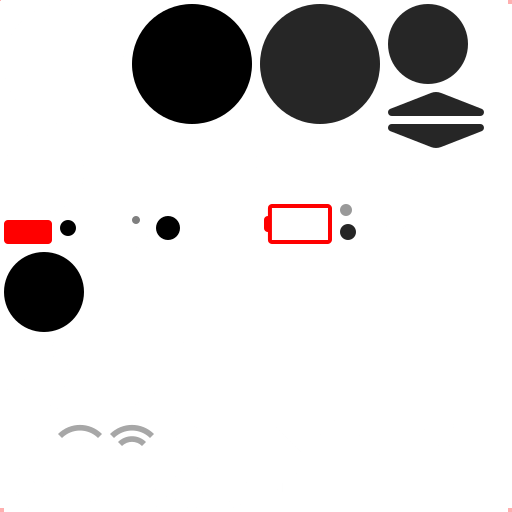
#> input picture scripts/assets/assets@4x.png, 512 x 512 px
$ python gen-chrome-assets.py
#> lines starting #> are read from the running program, lines starting #| are printed output that depends on the picture
#!/usr/bin/env python3
"""Bake the fractional asset sheets (assets@2.25x, @2.5x, @1.5x and @1.6875x.png) from the assets@4x.png master.

The UI draws at each device's UI scale (ui_scale.h): 3x on the Brick, where assets@3x.png serves, 2.5x on the Brick
Pro and 2.25x on the 1280x720 panels, which no hand-made sheet covers. The volume / brightness indicator draws at two
thirds of that (INDICATOR_SCALE, defines.h): 2x on the Brick (assets@2x.png), 1.6875x and 1.5x elsewhere. After tuning a
device's scale, update DEVICE_SCALES here and in gen-nav-icons.py and re-run both. This area-scales the 512 px @4x sheet to each size (premultiplied, so transparent edges don't darken);
GFX_initAssetRectsInto rounds the same unit rects at that scale to find each sprite in it.

Idempotent: safe to re-run. Usage:  python3 scripts/gen-chrome-assets.py
"""
import os
import sys

try:
    from PIL import Image
except ImportError:
    sys.exit("Pillow is required: pip install Pillow")

REPO = os.path.dirname(os.path.dirname(os.path.abspath(__file__)))
RES_DIR = os.path.join(REPO, "skeleton", "SYSTEM", "res")
SRC = os.path.join(REPO, "scripts", "assets", "assets@4x.png")  # the master; never loaded on a device, so not shipped
# Each device's UI scale (ui_scale.h UIScale_forDevice) and its volume indicator's two thirds (INDICATOR_SCALE,
# defines.h), on 1/16; 2x and 3x are hand-made sheets.
DEVICE_SCALES = (3.0, 2.5, 2.25)
SCALES = tuple(sorted({s for d in DEVICE_SCALES for s in (d, round(d * 2 / 3 * 16) / 16)} - {2.0, 3.0}))


def main():
    src = Image.open(SRC).convert("RGBA")
#> src is the input picture: PIL image 512x512 RGBA; mean R, G, B, A 221.2, 219.2, 219.2, 80.9
    for scale in SCALES:
        size = round(src.width * scale / 4)
        out = os.path.join(RES_DIR, f"assets@{scale:g}x.png")
        src.convert("RGBa").resize((size, size), Image.BOX).convert("RGBA").save(out, optimize=True)
        print(f"{os.path.basename(out)} ({size}x{size})")
#> this loop made 4 passes
#> pass 1, in main, `src.convert("RGBa").resize((size, size), Image.BOX).convert("RGBA").sa..`:
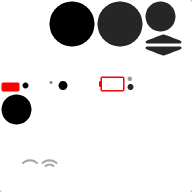
#> saved as assets@1.5x.png: PIL image 192x192 RGBA; mean R, G, B, A 59.4, 57, 57, 80.8; transparent parts drawn white
#> pass 2, in main, `src.convert("RGBa").resize((size, size), Image.BOX).convert("RGBA").sa..`:
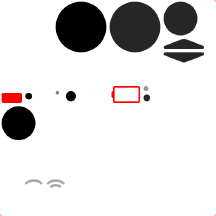
#> saved as assets@1.6875x.png: PIL image 216x216 RGBA; mean R, G, B, A 58.1, 55.9, 55.9, 81; transparent parts drawn white


if __name__ == "__main__":
    main()
